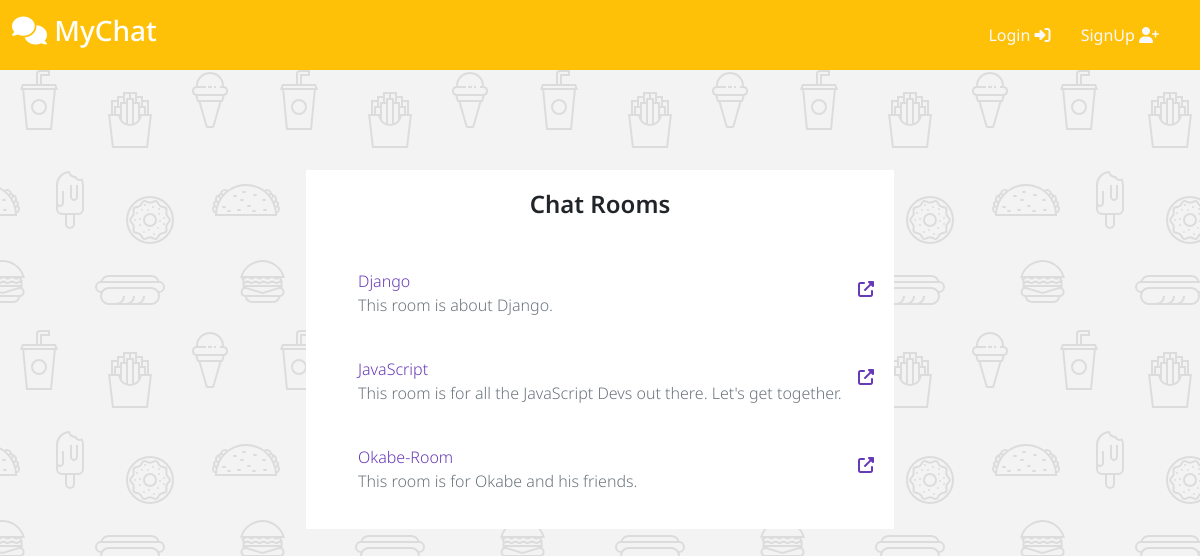
/rooms/, run on the app's committed database.
### room/models.py (models this page shows, shortened)
class Room(models.Model):
    room_id = models.AutoField(primary_key=True)
    room_name = models.CharField(
        max_length=256, unique=True, validators=[validate_room_name])
    owner_id = models.ForeignKey(
        User,
        on_delete=models.CASCADE
    )
    room_desc = models.TextField()

### room/views.py (the view)
# urls.py: path('', ListRoom.as_view(), name='list-rooms'),
class ListRoom(View):
    def get(self, request, *args, **kwargs):
        rooms = Room.objects.all()
        return render(request, 'room/list-rooms.html', {
            'rooms': rooms
        })

### room/templates/room/list-rooms.html (shortened to what this page needs)
{% extends 'base.html' %}
{% load static %}
{% block links %}
<link href="https://maxcdn.bootstrapcdn.com/font-awesome/4.7.0/css/font-awesome.min.css" rel="stylesheet" />
<link rel="stylesheet" href="{% static 'css/list-rooms.css' %}">
{% endblock links %}
{% block content %}
<div class="row d-flex justify-content-center mt-100 mb-100">
    <div class="col-lg-6">
       <div class="card">
           <div class="card-body text-center">
               <h4 class="card-title m-b-0">Chat Rooms</h4>
           </div>
           <ul class="list-style-none">
               {% for room in rooms %}
                <li class="d-flex no-block card-body">
                    <div>
                        <a href="{% url 'room' room_name=room.room_name  %}" class="m-b-0 font-medium p-0" data-abc="true">{{ room.room_name }}</a>
                        <span class="text-muted">{{ room.room_desc }} </span>
                    </div>
                    <div class="ms-auto">
                        <div class="tetx-right">
                            <a href="{% url 'room' room_name=room.room_name  %}"><i class="fa-solid fa-up-right-from-square"></i></a>
                        </div>
                    </div>
                </li>
               {% endfor %}
           </ul>
       </div>
   </div>
   </div>
{% endblock content %}

### room/static/css/list-rooms.css (style rules this page uses)
.mt-100 { margin-top: 100px; }
.tetx-right { display: flex; flex-direction: row; }
.mb-100 { margin-bottom: 100px; }
.card { position: relative; display: -webkit-box; display: -ms-flexbox; display: flex; -webkit-box-orient: vertical; -webkit-box-direction: normal; -ms-flex-direction: column; flex-direction: column; min-width: 0; word-wrap: break-word; background-color: #fff; background-clip: border-box; border: 0px solid transparent; border-radius: 0px; }
.card-body { -webkit-box-flex: 1; -ms-flex: 1 1 auto; flex: 1 1 auto; padding: 1.25rem; }
.card .card-title { position: relative; font-weight: 600; margin-bottom: 10px; }
ul.list-style-none li { list-style: none; }
ul.list-style-none li a { color: #673AB7; padding: 8px 0px; display: block; text-decoration: none; }

### static/css/base.css (style rules this page uses)
body { background-color: #f3f3f3; overflow-x: hidden; font-weight: 300; font-family: 'Noto Sans', sans-serif !important }

### data on the page
Room: room_name "Django", room_desc "This room is about Django."
Room: room_name "JavaScript", room_desc "This room is for all the JavaScript Devs out there. Let's get together."
Room: room_name "Okabe-Room", room_desc "This room is for Okabe and his friends."
